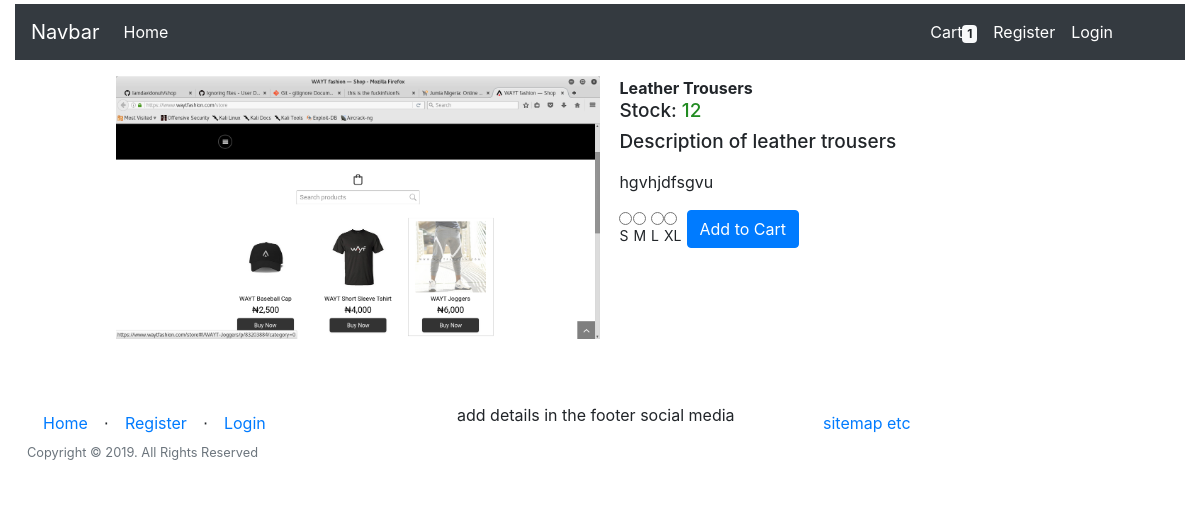
/productdetails/1/, run on the app's committed database.
### app/models.py (models this page shows, shortened)
class Products(db.Model):
	__tablename__ = 'product'
	id = db.Column(db.Integer, primary_key=True)
	product_name = db.Column(db.String(100), index=True)
	product_price = db.Column(db.Integer, index=True)
	product_image = db.Column(db.String(120),index=True)
	product_description = db.Column(db.String(200), index=True)
	product_stock = db.Column(db.Integer, index = True)
	product_size = db.Column(db.String(5), index = True)
	categories_id = db.Column(db.Integer, db.ForeignKey('categories.id'))
	'''
		foreign key for product.id
		test this weda its one order several products or several orders, serveral products
		using many to many for now
		#many many rel with order
	'''
	order = db.relationship("Order", secondary = association_table)

### app/home/routes.py (the view, shortened to what this page needs)
@home.route('/productdetails/<int:id>/', methods = ["GET","POST"])
def product_details(id):
	form = Variations()
	product_detail = Products.query.get_or_404(id)
	user = User.query.get(id)
	count = Kart.query.filter_by(product_id =Kart.product_id).count()
	return render_template("home/productdetails.html",
		product_detail = product_detail,title = product_detail.product_name,
		form =form,count=count)

### app/admin/forms.py
class Variations(FlaskForm):
    sizes = RadioField('Sizes',validators=[DataRequired(message="select a product size")],
    choices=[('Small','S'),('Medium','M'),('Large','L'),('Extra Large','XL')])
    submit =SubmitField('Add to Cart')

### app/templates/home/productdetails.html (shortened to what this page needs)
{% extends "xf.html" %}
{% block body %}
{% if product_detail %}
<div class="container-fluid clearfix" style="max-width:90%; margin-left: auto; margin-right: auto;">
    <div class="float-left" style=" width:50%;">
                <img  class="responsive-img" src="{{ product_detail.product_image }}">
    </div>
    <div class="float-right" style="width:48%;">
        <div>
                <span class="product-name">
                        {{ product_detail.product_name }}
                </span>
                <h5 style="font-size:19px">
                    Stock: <span style="color:forestgreen;">{{ product_detail.product_stock }}</span>
                </h5>
                <article>
                        <h5 style="font-size: 19px;">
                                Description of {{ product_detail.product_name }}
                        <p style="font-size:15px;">
                        <div class="product-description">
                            {{product_detail.product_description }}
                        </div>
                        </p>
                </article>
                <section>
                    <section>
                        <form class="form-inline" method="POST">
                        {% for subfield in form.sizes %}
                        <div class="radio">
                                  {{ subfield }}
                                  {{ subfield.label }}
                        </div>
                        {% endfor %}
                    <div>
                            {{ form.submit(class="btn btn-primary d-block")}}
                        </div>
                  </section>
                </section>
        </div>
    </div>
</div>
{% endif %}
{% endblock %}

### app/static/css/st.css (style rules this page uses)
.product-name { text-transform: capitalize; font-weight:bold; }
.product-description { max-width:480px;; min-width: auto; height: auto; }
img.responsive-img, video.responsive-video { max-width: 100%; height: auto; }

### app/templates/home/productdetails.html (style rules this page uses)
label { margin-right: 5px; font-size: 14px; color:inherit; }

### data on the page
Products: product_name "Leather Trousers", product_stock "12", product_name "leather trousers", product_description "hgvhjdfsgvu"

### other printed values
{{ count }} "1"
{{ subfield.label }} "S" "M" "L" "XL"
